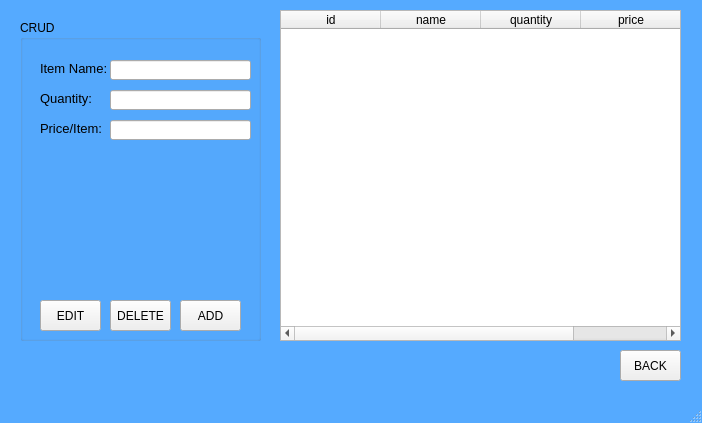
<?xml version="1.0" encoding="UTF-8"?>
<ui version="4.0">
 <class>MainWindow</class>
 <widget class="QMainWindow" name="MainWindow">
  <property name="geometry">
   <rect>
    <x>0</x>
    <y>0</y>
    <width>702</width>
    <height>423</height>
   </rect>
  </property>
  <property name="windowTitle">
   <string>MainWindow</string>
  </property>
  <property name="styleSheet">
   <string notr="true">#MainWindow
{
background-color: rgb(85, 170, 255);
}</string>
  </property>
  <widget class="QWidget" name="centralwidget">
   <widget class="QGroupBox" name="groupBox">
    <property name="geometry">
     <rect>
      <x>20</x>
      <y>20</y>
      <width>241</width>
      <height>321</height>
     </rect>
    </property>
    <property name="title">
     <string>CRUD</string>
    </property>
    <widget class="QLineEdit" name="tb1">
     <property name="geometry">
      <rect>
       <x>90</x>
       <y>40</y>
       <width>141</width>
       <height>20</height>
      </rect>
     </property>
    </widget>
    <widget class="QLabel" name="label_2">
     <property name="geometry">
      <rect>
       <x>20</x>
       <y>40</y>
       <width>71</width>
       <height>16</height>
      </rect>
     </property>
     <property name="font">
      <font>
       <pointsize>10</pointsize>
      </font>
     </property>
     <property name="text">
      <string>Item Name:</string>
     </property>
    </widget>
    <widget class="QLineEdit" name="tb2">
     <property name="geometry">
      <rect>
       <x>90</x>
       <y>70</y>
       <width>141</width>
       <height>20</height>
      </rect>
     </property>
    </widget>
    <widget class="QLabel" name="label_3">
     <property name="geometry">
      <rect>
       <x>20</x>
       <y>70</y>
       <width>71</width>
       <height>16</height>
      </rect>
     </property>
     <property name="font">
      <font>
       <pointsize>10</pointsize>
      </font>
     </property>
     <property name="text">
      <string>Quantity:</string>
     </property>
    </widget>
    <widget class="QLineEdit" name="tb3">
     <property name="geometry">
      <rect>
       <x>90</x>
       <y>100</y>
       <width>141</width>
       <height>20</height>
      </rect>
     </property>
    </widget>
    <widget class="QLabel" name="label_4">
     <property name="geometry">
      <rect>
       <x>20</x>
       <y>100</y>
       <width>71</width>
       <height>16</height>
      </rect>
     </property>
     <property name="font">
      <font>
       <pointsize>10</pointsize>
      </font>
     </property>
     <property name="text">
      <string>Price/Item:</string>
     </property>
    </widget>
    <widget class="QPushButton" name="addButton">
     <property name="geometry">
      <rect>
       <x>160</x>
       <y>280</y>
       <width>61</width>
       <height>31</height>
      </rect>
     </property>
     <property name="text">
      <string>ADD</string>
     </property>
    </widget>
    <widget class="QPushButton" name="deleteButton">
     <property name="geometry">
      <rect>
       <x>90</x>
       <y>280</y>
       <width>61</width>
       <height>31</height>
      </rect>
     </property>
     <property name="text">
      <string>DELETE</string>
     </property>
    </widget>
    <widget class="QPushButton" name="editButton">
     <property name="geometry">
      <rect>
       <x>20</x>
       <y>280</y>
       <width>61</width>
       <height>31</height>
      </rect>
     </property>
     <property name="text">
      <string>EDIT</string>
     </property>
    </widget>
   </widget>
   <widget class="QTableWidget" name="tableWidget">
    <property name="geometry">
     <rect>
      <x>280</x>
      <y>10</y>
      <width>401</width>
      <height>331</height>
     </rect>
    </property>
    <column>
     <property name="text">
      <string>id</string>
     </property>
    </column>
    <column>
     <property name="text">
      <string>name</string>
     </property>
    </column>
    <column>
     <property name="text">
      <string>quantity</string>
     </property>
    </column>
    <column>
     <property name="text">
      <string>price</string>
     </property>
    </column>
   </widget>
   <widget class="QPushButton" name="backButton">
    <property name="geometry">
     <rect>
      <x>620</x>
      <y>350</y>
      <width>61</width>
      <height>31</height>
     </rect>
    </property>
    <property name="text">
     <string>BACK</string>
    </property>
   </widget>
  </widget>
  <widget class="QMenuBar" name="menubar">
   <property name="geometry">
    <rect>
     <x>0</x>
     <y>0</y>
     <width>702</width>
     <height>21</height>
    </rect>
   </property>
  </widget>
  <widget class="QStatusBar" name="statusbar"/>
 </widget>
 <resources/>
 <connections/>
</ui>
